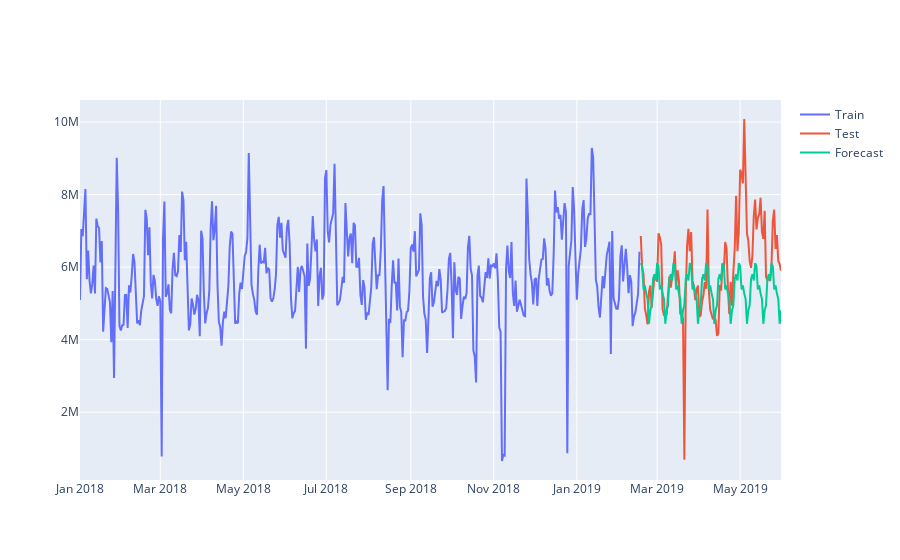

The cell this chart's notebook holds for it:
### Code cell
ses = ExponentialSmoothing(train_region_code_agg_R1_train['Total_Sales'], seasonal = 'multiplicative', seasonal_periods=12,  freq='D').fit()

fig = go.Figure()
fig.add_trace(go.Scatter(x=train_region_code_agg_R1_train.index, y=train_region_code_agg_R1_train['Total_Sales'], mode='lines', name='Train'))
fig.add_trace(go.Scatter(x=train_region_code_agg_R1_test.index, y=train_region_code_agg_R1_test['Total_Sales'], mode='lines', name='Test'))
fig.add_trace(go.Scatter(x=train_region_code_agg_R1_test.index, y=ses.forecast(len(train_region_code_agg_R1_test)), mode='lines', name='Forecast'))
fig.show()
